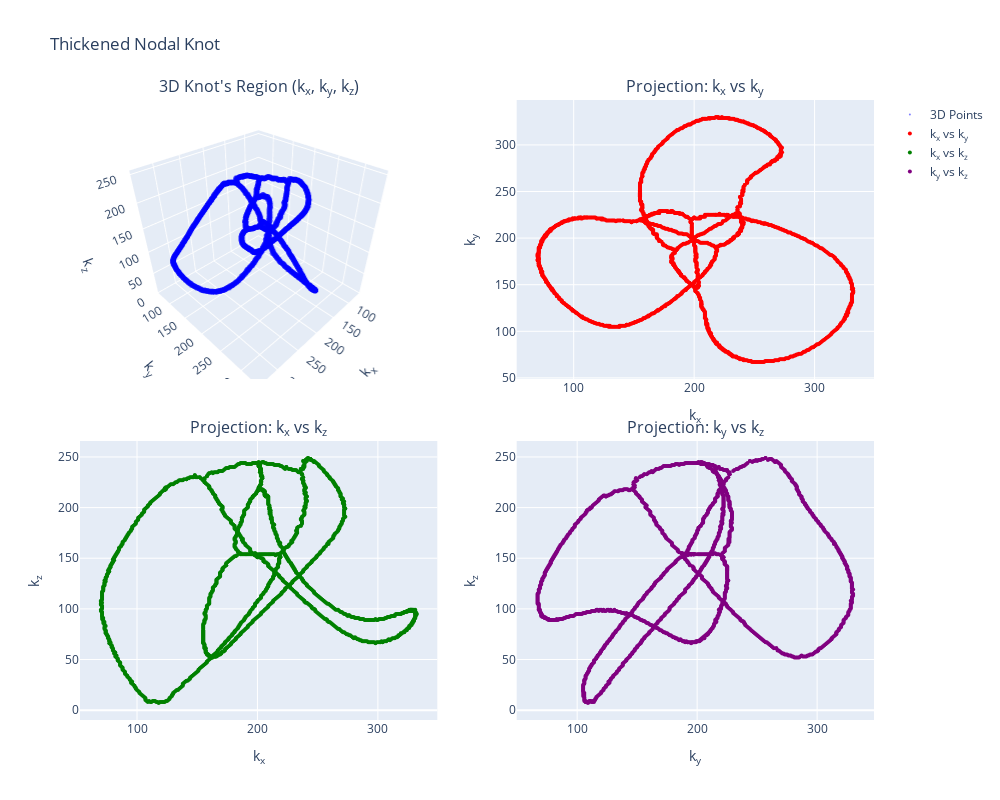
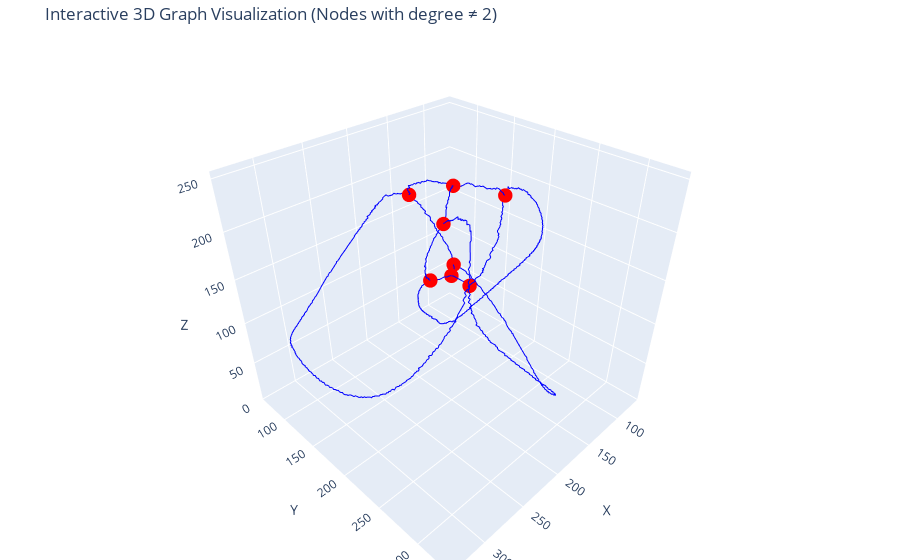

Notebook source saved alongside these figures, in order:
### Code cell
trefoil = NodalKnot(k_to_zw, zw_to_c_trefoil)
trefoil_points_volume = trefoil.knot_skeleton_points(thickness=0.2,volume_representation=True)
G=trefoil.convert_to_graph(trefoil_points_volume, clean=True)
trefoil_pts_processed=get_edge_pts(G)
trefoil_fig = trefoil.plot_3D(trefoil_pts_processed)
graph_fig =plot_graph(G)
trefoil_fig.show()
graph_fig.show()
trefoil_fig.write_html("./Figures/trefoil_fig.html")
graph_fig.write_html("./Figures/trefoil_fig_withNodes.html")

### Figure 1 — Plotly figure (JSON) as saved in the notebook; plotly's stock layout.template omitted (floating-point values rounded to 4 significant figures; data arrays with more than 128 entries replaced by an {"elided": "..."} marker saying what was removed)
{"data": [{"marker": {"color": "blue", "opacity": 0.5, "size": 2}, "mode": "markers", "name": "3D Points", "scene": "scene", "type": "scatter3d", "x": {"elided": "1601 int values"}, "y": {"elided": "1601 int values"}, "z": {"elided": "1601 int values"}}, {"marker": {"color": "red", "size": 4}, "mode": "markers", "name": "k<sub>x</sub> vs k<sub>y</sub>", "type": "scatter", "x": {"elided": "1601 int values"}, "xaxis": "x", "y": {"elided": "1601 int values"}, "yaxis": "y"}, {"marker": {"color": "green", "size": 4}, "mode": "markers", "name": "k<sub>x</sub> vs k<sub>z</sub>", "type": "scatter", "x": {"elided": "1601 int values"}, "xaxis": "x2", "y": {"elided": "1601 int values"}, "yaxis": "y2"}, {"marker": {"color": "purple", "size": 4}, "mode": "markers", "name": "k<sub>y</sub> vs k<sub>z</sub>", "type": "scatter", "x": {"elided": "1601 int values"}, "xaxis": "x3", "y": {"elided": "1601 int values"}, "yaxis": "y3"}], "layout": {"annotations": [{"font": {"size": 16}, "showarrow": false, "text": "3D Knot's Region (k<sub>x</sub>, k<sub>y</sub>, k<sub>z</sub>)", "x": 0.225, "xanchor": "center", "xref": "paper", "y": 1, "yanchor": "bottom", "yref": "paper"}, {"font": {"size": 16}, "showarrow": false, "text": "Projection: k<sub>x</sub> vs k<sub>y</sub>", "x": 0.775, "xanchor": "center", "xref": "paper", "y": 1, "yanchor": "bottom", "yref": "paper"}, {"font": {"size": 16}, "showarrow": false, "text": "Projection: k<sub>x</sub> vs k<sub>z</sub>", "x": 0.225, "xanchor": "center", "xref": "paper", "y": 0.45, "yanchor": "bottom", "yref": "paper"}, {"font": {"size": 16}, "showarrow": false, "text": "Projection: k<sub>y</sub> vs k<sub>z</sub>", "x": 0.775, "xanchor": "center", "xref": "paper", "y": 0.45, "yanchor": "bottom", "yref": "paper"}], "height": 800, "scene": {"domain": {"x": [0, 0.45], "y": [0.55, 1]}, "xaxis": {"title": {"text": "k<sub>x</sub>"}}, "yaxis": {"title": {"text": "k<sub>y</sub>"}}, "zaxis": {"title": {"text": "k<sub>z</sub>"}}}, "title": {"text": "Thickened Nodal Knot"}, "width": 1000, "xaxis": {"anchor": "y", "domain": [0.55, 1], "title": {"text": "k<sub>x</sub>"}}, "xaxis2": {"anchor": "y2", "domain": [0, 0.45], "title": {"text": "k<sub>x</sub>"}}, "xaxis3": {"anchor": "y3", "domain": [0.55, 1], "title": {"text": "k<sub>y</sub>"}}, "yaxis": {"anchor": "x", "domain": [0.55, 1], "title": {"text": "k<sub>y</sub>"}}, "yaxis2": {"anchor": "x2", "domain": [0, 0.45], "title": {"text": "k<sub>z</sub>"}}, "yaxis3": {"anchor": "x3", "domain": [0, 0.45], "title": {"text": "k<sub>z</sub>"}}}}

### Figure 2 — Plotly figure (JSON) as saved in the notebook; plotly's stock layout.template omitted (floating-point values rounded to 4 significant figures; data arrays with more than 128 entries replaced by an {"elided": "..."} marker saying what was removed)
{"data": [{"hoverinfo": "none", "line": {"color": "blue", "width": 2}, "mode": "lines", "showlegend": false, "type": "scatter3d", "x": {"elided": "394 int values"}, "y": {"elided": "394 int values"}, "z": {"elided": "394 int values"}}, {"hoverinfo": "none", "line": {"color": "blue", "width": 2}, "mode": "lines", "showlegend": false, "type": "scatter3d", "x": [141, 142, 143, 144, 145, 146, 147, 148], "y": [219, 218, 218, 218, 218, 218, 218, 217], "z": [228, 229, 229, 230, 230, 230, 230, 232]}, {"hoverinfo": "none", "line": {"color": "blue", "width": 2}, "mode": "lines", "showlegend": false, "type": "scatter3d", "x": [148, 149, 150, 152], "y": [217, 218, 218, 218], "z": [232, 230, 230, 230]}, {"hoverinfo": "none", "line": {"color": "blue", "width": 2}, "mode": "lines", "showlegend": false, "type": "scatter3d", "x": [152, 153, 154, 155], "y": [218, 219, 219, 220], "z": [230, 229, 228, 227]}, {"hoverinfo": "none", "line": {"color": "blue", "width": 2}, "mode": "lines", "showlegend": false, "type": "scatter3d", "x": [155, 156, 156, 158], "y": [220, 219, 219, 218], "z": [227, 228, 229, 231]}, {"hoverinfo": "none", "line": {"color": "blue", "width": 2}, "mode": "lines", "showlegend": false, "type": "scatter3d", "x": [155, 156, 156, 157, 158, 159, 160, 160, 160, 161, 162, 162, 163, 163, 164, 165, 165, 165, 166, 166, 167, 167, 168, 168, 169], "y": [220, 220, 220, 221, 221, 221, 222, 222, 223, 223, 224, 224, 224, 225, 225, 225, 226, 226, 226, 226, 226, 227, 227, 227, 227], "z": [227, 226, 225, 224, 223, 222, 221, 220, 219, 218, 217, 216, 215, 214, 213, 212, 211, 210, 209, 208, 207, 206, 205, 204, 203]}, {"hoverinfo": "none", "line": {"color": "blue", "width": 2}, "mode": "lines", "showlegend": false, "type": "scatter3d", "x": [157, 156, 156, 156, 156, 156, 155, 155, 155, 155, 155, 155, 155, 155, 155, 155, 155, 155, 155, 155, 155, 155, 155, 155, 155, 155, 155, 156, 156, 156, 156, 156, 157, 157, 157, 157, 157, 156, 156, 157, 157, 157, 158, 158, 158, 158, 159, 160, 160, 160, 160, 160, 160, 160, 161, 161, 161, 161, 162, 162, 163, 163, 163, 163, 164, 165, 165, 166, 166, 166, 166, 166, 167, 168, 169, 169, 169, 169, 169, 170, 171, 171, 171, 172, 173, 174], "y": [266, 264, 263, 262, 261, 260, 259, 258, 257, 256, 255, 254, 253, 252, 251, 250, 249, 248, 247, 246, 245, 244, 243, 242, 241, 240, 240, 239, 239, 238, 237, 236, 236, 235, 234, 233, 232, 231, 230, 230, 229, 228, 227, 226, 225, 225, 224, 224, 223, 222, 221, 220, 219, 218, 218, 217, 216, 215, 214, 213, 213, 212, 212, 211, 210, 210, 209, 209, 208, 207, 206, 205, 204, 204, 204, 203, 202, 201, 200, 199, 198, 197, 197, 197, 196, 194], "z": [61, 61, 62, 63, 64, 65, 66, 67, 67, 68, 69, 70, 71, 72, 73, 74, 75, 76, 77, 78, 79, 80, 81, 82, 83, 84, 85, 86, 87, 88, 88, 89, 90, 91, 92, 93, 94, 95, 96, 97, 98, 99, 100, 101, 102, 103, 104, 105, 106, 107, 108, 109, 110, 111, 112, 113, 114, 115, 116, 117, 118, 119, 120, 121, 122, 123, 124, 125, 126, 127, 128, 129, 130, 131, 132, 133, 134, 135, 136, 137, 138, 139, 140, 141, 142, 143]}, {"hoverinfo": "none", "line": {"color": "blue", "width": 2}, "mode": "lines", "showlegend": false, "type": "scatter3d", "x": {"elided": "141 int values"}, "y": {"elided": "141 int values"}, "z": {"elided": "141 int values"}}, {"hoverinfo": "none", "line": {"color": "blue", "width": 2}, "mode": "lines", "showlegend": false, "type": "scatter3d", "x": [158, 159, 160], "y": [218, 217, 216], "z": [231, 233, 234]}, {"hoverinfo": "none", "line": {"color": "blue", "width": 2}, "mode": "lines", "showlegend": false, "type": "scatter3d", "x": [160, 162, 163, 164, 165, 166, 167, 168, 169, 170, 171, 172, 173, 174, 175, 176, 177, 178, 179, 180, 181, 182, 183, 184, 185, 186, 187, 188, 189, 190, 191, 192, 193, 194, 195, 196, 197, 198, 199], "y": [216, 216, 216, 215, 215, 215, 214, 214, 214, 213, 213, 213, 212, 211, 211, 210, 210, 210, 209, 209, 209, 208, 208, 207, 207, 206, 205, 205, 205, 205, 204, 204, 204, 204, 203, 202, 201, 201, 200], "z": [234, 235, 234, 235, 235, 235, 235, 236, 236, 236, 236, 237, 238, 239, 239, 239, 240, 240, 240, 240, 240, 241, 242, 243, 243, 244, 244, 244, 244, 244, 243, 243, 243, 243, 243, 244, 244, 244, 244]}, {"hoverinfo": "none", "line": {"color": "blue", "width": 2}, "mode": "lines", "showlegend": false, "type": "scatter3d", "x": [169, 170, 171, 171, 171, 170, 171, 171, 172, 172, 173, 173, 174, 175, 176, 177, 178, 178, 178, 179, 180, 181, 181, 181, 181, 182, 183, 184, 184, 185, 185, 186, 186, 187, 188, 187, 188, 188, 189, 190, 190, 191, 192, 193, 194, 194, 194, 195, 196, 198], "y": [227, 227, 227, 227, 228, 228, 228, 229, 229, 229, 229, 229, 229, 229, 229, 229, 228, 228, 229, 228, 228, 228, 228, 229, 229, 229, 228, 227, 227, 227, 227, 227, 227, 227, 226, 227, 226, 227, 226, 226, 226, 225, 224, 223, 223, 223, 223, 222, 221, 220], "z": [203, 202, 201, 200, 199, 198, 197, 196, 195, 194, 193, 192, 191, 190, 189, 188, 187, 186, 185, 184, 183, 182, 181, 180, 179, 178, 177, 176, 175, 174, 173, 172, 171, 170, 169, 168, 167, 166, 165, 164, 163, 162, 161, 160, 159, 158, 157, 156, 155, 153]}, {"hoverinfo": "none", "line": {"color": "blue", "width": 2}, "mode": "lines", "showlegend": false, "type": "scatter3d", "x": [174, 174, 175, 176, 177, 178, 179, 180, 181, 182, 183, 185], "y": [194, 193, 192, 192, 191, 190, 190, 189, 189, 188, 188, 187], "z": [143, 145, 146, 147, 148, 149, 150, 151, 152, 152, 153, 155]}, {"hoverinfo": "none", "line": {"color": "blue", "width": 2}, "mode": "lines", "showlegend": false, "type": "scatter3d", "x": [185, 184, 184, 183, 182, 182, 181, 181, 181, 181, 182, 182, 182, 181, 181, 181, 182, 182, 183, 183, 183, 183, 183, 184, 184, 184, 185, 185, 186, 186, 186, 187, 187, 187], "y": [187, 185, 184, 184, 183, 182, 181, 180, 179, 179, 179, 178, 177, 176, 175, 174, 174, 173, 173, 172, 171, 171, 171, 170, 169, 169, 168, 167, 166, 166, 166, 165, 165, 164], "z": [155, 156, 157, 158, 159, 160, 161, 162, 163, 164, 165, 166, 167, 168, 169, 170, 171, 172, 173, 174, 175, 176, 177, 178, 179, 180, 181, 182, 183, 184, 185, 186, 187, 188]}, {"hoverinfo": "none", "line": {"color": "blue", "width": 2}, "mode": "lines", "showlegend": false, "type": "scatter3d", "x": [185, 186, 186, 187, 188, 189, 190, 191, 192, 193, 194, 195, 196, 197, 198, 199], "y": [187, 188, 189, 190, 191, 192, 193, 194, 194, 194, 195, 195, 196, 197, 197, 198], "z": [155, 155, 154, 154, 154, 154, 154, 154, 154, 154, 154, 154, 154, 154, 154, 154]}, {"hoverinfo": "none", "line": {"color": "blue", "width": 2}, "mode": "lines", "showlegend": false, "type": "scatter3d", "x": [187, 187, 188, 188, 189, 189, 189, 189, 189, 190, 191, 192, 192, 192, 192, 193, 193, 194, 194, 194, 195, 196, 196, 197], "y": [164, 164, 163, 162, 161, 161, 161, 161, 160, 159, 158, 157, 157, 158, 157, 156, 155, 154, 154, 154, 153, 152, 152, 151], "z": [188, 190, 191, 192, 193, 194, 195, 196, 197, 198, 199, 200, 201, 202, 203, 204, 205, 206, 207, 208, 209, 210, 211, 212]}, {"hoverinfo": "none", "line": {"color": "blue", "width": 2}, "mode": "lines", "showlegend": false, "type": "scatter3d", "x": [197, 198, 199, 199, 200, 200, 201], "y": [151, 150, 149, 149, 148, 147, 146], "z": [212, 213, 214, 215, 216, 217, 218]}, {"hoverinfo": "none", "line": {"color": "blue", "width": 2}, "mode": "lines", "showlegend": false, "type": "scatter3d", "x": [198, 197, 197, 198, 198, 198, 198, 198, 198, 198, 198, 198, 198, 198, 198, 198, 198, 198, 198, 198, 199], "y": [220, 218, 217, 216, 215, 214, 213, 212, 211, 210, 209, 208, 207, 206, 205, 204, 203, 202, 201, 200, 198], "z": [153, 154, 154, 154, 155, 155, 154, 154, 154, 154, 154, 154, 154, 154, 154, 154, 154, 154, 154, 154, 154]}, {"hoverinfo": "none", "line": {"color": "blue", "width": 2}, "mode": "lines", "showlegend": false, "type": "scatter3d", "x": [198, 199, 200], "y": [220, 221, 222], "z": [153, 152, 151]}, {"hoverinfo": "none", "line": {"color": "blue", "width": 2}, "mode": "lines", "showlegend": false, "type": "scatter3d", "x": [199, 201, 202, 203, 204, 205, 206, 207, 208, 209, 210, 211, 212, 213, 214, 215, 216, 217, 218], "y": [198, 197, 197, 197, 196, 195, 195, 195, 195, 195, 195, 195, 194, 194, 193, 192, 192, 191, 190], "z": [154, 154, 154, 154, 154, 154, 154, 154, 154, 154, 154, 154, 154, 154, 154, 153, 154, 154, 154]}, {"hoverinfo": "none", "line": {"color": "blue", "width": 2}, "mode": "lines", "showlegend": false, "type": "scatter3d", "x": [199, 199, 200, 200, 200, 200, 200, 200, 200, 201, 201, 201, 201, 201, 201, 201, 201, 202, 202, 201, 202, 202, 201, 201, 201, 201, 202, 202, 202, 202, 202, 202, 202, 203], "y": [200, 199, 198, 197, 196, 195, 194, 193, 192, 191, 190, 189, 188, 187, 186, 185, 184, 183, 182, 181, 180, 179, 178, 177, 176, 175, 174, 173, 172, 171, 170, 169, 168, 166], "z": [244, 244, 244, 244, 244, 244, 244, 244, 244, 244, 244, 243, 243, 243, 243, 242, 243, 243, 243, 242, 242, 242, 241, 241, 241, 241, 241, 241, 241, 240, 239, 239, 238, 238]}, {"hoverinfo": "none", "line": {"color": "blue", "width": 2}, "mode": "lines", "showlegend": false, "type": "scatter3d", "x": [199, 200, 201, 202, 203, 204, 205, 206, 207, 208, 209, 210, 211, 212, 213, 214, 215, 216, 217, 218, 219, 220, 221, 222, 223, 224], "y": [200, 201, 201, 202, 203, 203, 204, 204, 205, 205, 206, 207, 208, 209, 210, 210, 211, 212, 213, 213, 214, 215, 215, 215, 216, 218], "z": [244, 244, 245, 244, 244, 245, 245, 244, 244, 243, 243, 243, 243, 243, 243, 242, 242, 242, 242, 242, 241, 241, 240, 239, 238, 240]}, {"hoverinfo": "none", "line": {"color": "blue", "width": 2}, "mode": "lines", "showlegend": false, "type": "scatter3d", "x": {"elided": "365 int values"}, "y": {"elided": "365 int values"}, "z": {"elided": "365 int values"}}, {"hoverinfo": "none", "line": {"color": "blue", "width": 2}, "mode": "lines", "showlegend": false, "type": "scatter3d", "x": [201, 201, 201, 201, 202, 203, 203, 204, 204, 204, 205, 205, 205], "y": [146, 145, 144, 143, 142, 141, 140, 139, 138, 137, 136, 135, 134], "z": [218, 218, 217, 217, 218, 218, 218, 218, 217, 217, 217, 217, 216]}, {"hoverinfo": "none", "line": {"color": "blue", "width": 2}, "mode": "lines", "showlegend": false, "type": "scatter3d", "x": [201, 201, 201, 202, 202, 203], "y": [146, 147, 148, 147, 148, 147], "z": [218, 219, 220, 221, 222, 223]}, {"hoverinfo": "none", "line": {"color": "blue", "width": 2}, "mode": "lines", "showlegend": false, "type": "scatter3d", "x": [203, 203, 203, 203, 203, 204], "y": [147, 147, 148, 149, 150, 149], "z": [223, 225, 226, 226, 227, 229]}, {"hoverinfo": "none", "line": {"color": "blue", "width": 2}, "mode": "lines", "showlegend": false, "type": "scatter3d", "x": [203, 203, 203, 204, 204, 204], "y": [156, 155, 154, 153, 152, 149], "z": [233, 232, 231, 231, 230, 229]}, {"hoverinfo": "none", "line": {"color": "blue", "width": 2}, "mode": "lines", "showlegend": false, "type": "scatter3d", "x": [203, 203, 203, 203, 203, 203, 202, 202, 203, 203], "y": [156, 158, 159, 160, 161, 162, 163, 164, 165, 166], "z": [233, 233, 234, 235, 235, 236, 235, 236, 237, 238]}, {"hoverinfo": "none", "line": {"color": "blue", "width": 2}, "mode": "lines", "showlegend": false, "type": "scatter3d", "x": [205, 206, 206, 206, 206], "y": [134, 132, 131, 130, 129], "z": [216, 216, 216, 215, 214]}, {"hoverinfo": "none", "line": {"color": "blue", "width": 2}, "mode": "lines", "showlegend": false, "type": "scatter3d", "x": [206, 206, 206, 206, 207, 207], "y": [129, 128, 127, 126, 125, 124], "z": [214, 213, 213, 212, 212, 211]}, {"hoverinfo": "none", "line": {"color": "blue", "width": 2}, "mode": "lines", "showlegend": false, "type": "scatter3d", "x": [207, 208, 208, 209, 209, 209, 209, 209, 209, 209, 209, 209, 210, 210], "y": [124, 123, 122, 121, 120, 119, 118, 118, 117, 116, 115, 114, 113, 112], "z": [211, 212, 212, 211, 210, 209, 208, 207, 206, 205, 204, 203, 202, 200]}, {"hoverinfo": "none", "line": {"color": "blue", "width": 2}, "mode": "lines", "showlegend": false, "type": "scatter3d", "x": [218, 219, 220, 221, 222, 222, 223, 224, 225, 226, 226, 227, 228, 229, 228, 229, 230, 230, 231, 231, 232, 232, 233, 233, 232, 233, 233, 233, 234, 236], "y": [190, 191, 191, 192, 192, 193, 193, 193, 193, 194, 194, 195, 195, 196, 196, 196, 197, 198, 198, 198, 199, 199, 200, 200, 200, 201, 201, 201, 202, 203], "z": [154, 155, 156, 157, 158, 159, 160, 161, 161, 162, 163, 164, 165, 166, 167, 168, 169, 170, 171, 172, 173, 174, 175, 176, 177, 178, 179, 180, 181, 182]}, {"hoverinfo": "none", "line": {"color": "blue", "width": 2}, "mode": "lines", "showlegend": false, "type": "scatter3d", "x": [224, 226, 227, 228, 229, 230, 231, 232, 233, 234, 235, 237], "y": [218, 219, 220, 221, 222, 223, 224, 225, 225, 226, 227, 227], "z": [240, 238, 238, 238, 237, 237, 237, 237, 236, 235, 235, 233]}, {"hoverinfo": "none", "line": {"color": "blue", "width": 2}, "mode": "lines", "showlegend": false, "type": "scatter3d", "x": [236, 237, 237, 237, 237, 236, 236, 237, 237, 238, 239, 239, 239, 239, 238, 239, 239, 240, 239, 240, 240, 240, 240, 241, 241, 240, 240, 240, 241], "y": [203, 204, 205, 205, 205, 205, 205, 206, 206, 207, 208, 208, 209, 209, 209, 210, 210, 211, 211, 212, 213, 213, 214, 215, 215, 215, 215, 216, 217], "z": [182, 184, 185, 186, 187, 188, 189, 190, 191, 192, 193, 194, 195, 196, 197, 198, 199, 200, 201, 202, 203, 204, 205, 206, 207, 208, 209, 210, 211]}, {"hoverinfo": "none", "line": {"color": "blue", "width": 2}, "mode": "lines", "showlegend": false, "type": "scatter3d", "x": [236, 236, 236, 237], "y": [233, 231, 230, 227], "z": [238, 237, 236, 233]}, {"hoverinfo": "none", "line": {"color": "blue", "width": 2}, "mode": "lines", "showlegend": false, "type": "scatter3d", "x": [238, 237, 237, 238, 237], "y": [224, 224, 225, 226, 227], "z": [227, 228, 229, 230, 233]}, {"hoverinfo": "none", "line": {"color": "blue", "width": 2}, "mode": "lines", "showlegend": false, "type": "scatter3d", "x": [236, 238, 238, 238, 239, 238, 239, 239, 239, 239, 238], "y": [233, 234, 235, 236, 237, 238, 239, 240, 241, 242, 244], "z": [238, 238, 239, 240, 240, 241, 241, 242, 243, 244, 246]}, {"hoverinfo": "none", "line": {"color": "blue", "width": 2}, "mode": "lines", "showlegend": false, "type": "scatter3d", "x": [238, 238, 238, 238, 239, 239, 239, 240], "y": [224, 223, 222, 222, 222, 221, 221, 221], "z": [227, 226, 225, 224, 223, 222, 221, 220]}, {"hoverinfo": "none", "line": {"color": "blue", "width": 2}, "mode": "lines", "showlegend": false, "type": "scatter3d", "x": [238, 240, 240, 240, 240, 241, 240, 241, 241, 241, 241, 242], "y": [244, 246, 247, 248, 249, 250, 251, 252, 253, 254, 255, 257], "z": [246, 245, 246, 246, 247, 246, 247, 247, 247, 248, 248, 249]}, {"hoverinfo": "none", "line": {"color": "blue", "width": 2}, "mode": "lines", "showlegend": false, "type": "scatter3d", "x": [240, 239, 240, 240, 241], "y": [218, 217, 217, 217, 217], "z": [215, 214, 213, 212, 211]}, {"hoverinfo": "none", "line": {"color": "blue", "width": 2}, "mode": "lines", "showlegend": false, "type": "scatter3d", "x": [240, 239, 239, 239, 240, 240], "y": [218, 218, 218, 219, 220, 221], "z": [215, 216, 217, 218, 219, 220]}, {"hoverinfo": "none", "line": {"color": "blue", "width": 2}, "mode": "lines", "showlegend": false, "type": "scatter3d", "x": [242, 244, 244, 244, 244, 245, 246, 247], "y": [257, 259, 260, 261, 262, 263, 264, 265], "z": [249, 247, 248, 248, 248, 247, 246, 245]}, {"hoverinfo": "none", "line": {"color": "blue", "width": 2}, "mode": "lines", "showlegend": false, "type": "scatter3d", "x": [247, 247, 248, 249, 250, 251, 251, 252, 253, 254, 255, 255, 256, 257, 258, 258, 259, 260, 260, 261, 262, 263, 263, 264, 264, 265, 265, 266, 267, 267, 267, 268, 268, 269, 269, 269, 269, 270, 271, 270, 271, 272, 271, 271, 272], "y": [265, 266, 267, 268, 269, 270, 270, 270, 271, 272, 273, 273, 274, 275, 276, 276, 277, 277, 278, 279, 279, 279, 280, 281, 282, 282, 283, 283, 283, 283, 284, 284, 285, 285, 285, 286, 287, 287, 287, 288, 288, 288, 289, 290, 290], "z": [245, 246, 245, 244, 243, 242, 241, 240, 239, 238, 237, 236, 235, 234, 233, 232, 231, 230, 229, 228, 227, 226, 225, 224, 223, 222, 221, 220, 219, 218, 217, 216, 215, 214, 213, 212, 211, 210, 209, 208, 207, 206, 205, 204, 203]}, {"hoverinfo": "none", "line": {"color": "blue", "width": 2}, "mode": "lines", "showlegend": false, "type": "scatter3d", "x": [258, 259, 259, 259, 260, 261, 262, 263, 263, 263, 264, 264, 265, 266, 267, 267, 268, 268, 268, 269, 269, 270, 270, 270, 271, 271, 271, 272, 273, 272, 272, 272, 272, 272, 272, 272, 273, 272, 272, 272, 272], "y": [315, 314, 314, 314, 313, 312, 312, 311, 310, 310, 309, 309, 308, 307, 306, 306, 305, 305, 304, 303, 303, 302, 301, 301, 300, 299, 299, 298, 297, 297, 296, 296, 295, 294, 294, 293, 292, 292, 291, 291, 290], "z": [164, 164, 165, 166, 167, 168, 169, 170, 171, 172, 173, 174, 175, 176, 177, 178, 179, 180, 181, 182, 183, 184, 185, 186, 187, 188, 189, 190, 191, 192, 193, 194, 195, 196, 197, 198, 199, 200, 201, 202, 203]}, {"hoverinfo": "none", "marker": {"color": "red", "size": 5}, "mode": "markers", "showlegend": false, "type": "scatter3d", "x": [155, 185, 198, 199, 199, 201, 218, 237], "y": [220, 187, 220, 198, 200, 146, 190, 227], "z": [227, 155, 153, 154, 244, 218, 154, 233]}], "layout": {"margin": {"b": 0, "l": 0, "r": 0, "t": 40}, "scene": {"xaxis": {"title": {"text": "X"}}, "yaxis": {"title": {"text": "Y"}}, "zaxis": {"title": {"text": "Z"}}}, "showlegend": false, "title": {"text": "Interactive 3D Graph Visualization (Nodes with degree ≠ 2)"}}}
